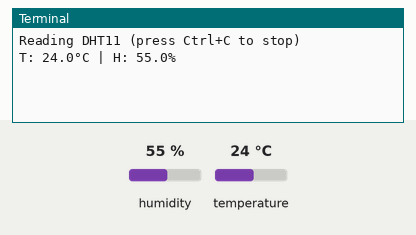
Simulated run of this program. Board: Raspberry Pi (BCM pin numbers). On the bench: the last lines printed to the terminal. The test bench sets the inputs (shaded band); at power-on: humidity 55 %, temperature 24 °C.

Above: at 1.2 s.
1.3 s: humidity set to 22 %
At 3.1 s:
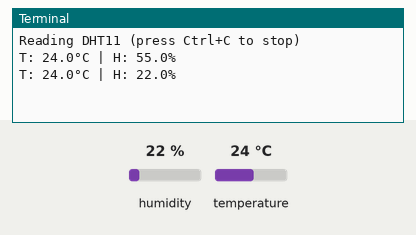
4.3 s: temperature set to 12 °C
At 5.5 s:
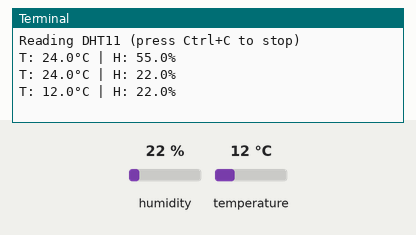
7.3 s: humidity set to 40 %
At 10.3 s:
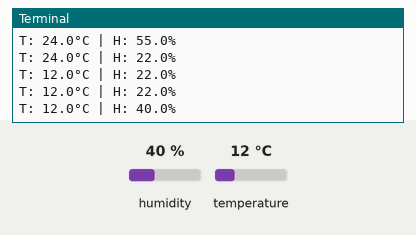
Timing chart, 0 to 11.8 s (numbered marks = the images above; inputs shaded):
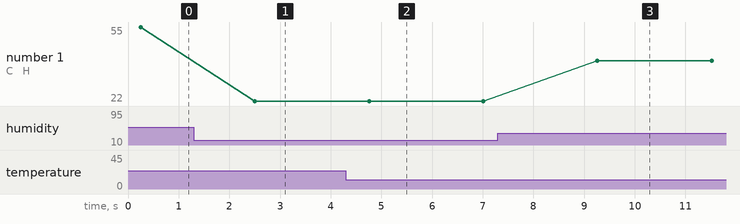

Measured:
- after the input at 1.3 s, the terminal: prints a new line after 1.2 s (image 1)
- after the input at 4.3 s, the terminal: prints a new line after 0.46 s (image 2)
- after the input at 7.3 s, the terminal: prints a new line after 2.0 s (image 3)
- plotted number 1: 55 → 22 after the input at 1.3 s, 22 → 40 after the input at 7.3 s

The program:

Temt_and_Humi_sensor_v2.py
```python
import time, sys, signal
import adafruit_dht, board

dht = None

def cleanup_and_quit(signum=None, frame=None):
    global dht
    try:
        if dht is not None:
            dht.exit()          # <-- releases the GPIO line
    finally:
        print("\nClean exit. GPIO released.")
        sys.exit(0)

# Catch Ctrl+C and service stop
signal.signal(signal.SIGINT, cleanup_and_quit)
signal.signal(signal.SIGTERM, cleanup_and_quit)

try:
    dht = adafruit_dht.DHT11(board.D4)   # or board.D19 if you’re using GPIO19
    print("Reading DHT11 (press Ctrl+C to stop)")
    while True:
        try:
            t = dht.temperature
            h = dht.humidity
            if t is not None and h is not None:
                print(f"T: {t:.1f}°C | H: {h:.1f}%")
            else:
                print("No data yet…")
        except RuntimeError as e:
            # normal transient errors from DHTs
            print(f"Retrying: {e}")
        time.sleep(2)
except Exception as e:
    # Any unexpected error -> still release the pin
    print(f"Fatal error: {e}")
    cleanup_and_quit()
finally:
    # Also release on normal interpreter shutdown
    cleanup_and_quit()
```
